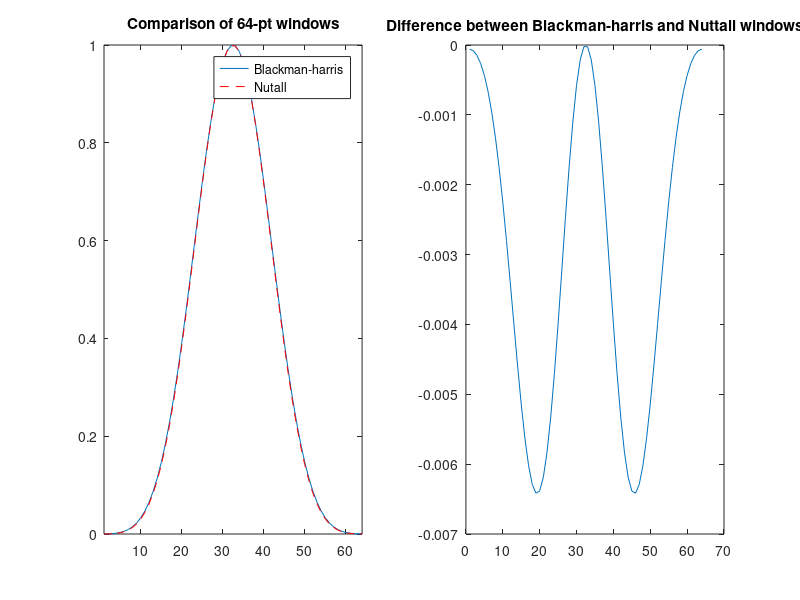

Here is the MATLAB script that generated this plot:
N=64;
w=blackmanharris(N);
y=nuttallwin(N);

subplot(1,2,1);
plot(1:N,w,1:N,y,'r--');
axis([1 N 0 1]);
title('Comparison of 64-pt windows');
legend('Blackman-harris', 'Nutall');

subplot(1,2,2);
plot(y-w);
title('Difference between Blackman-harris and Nuttall windows')

